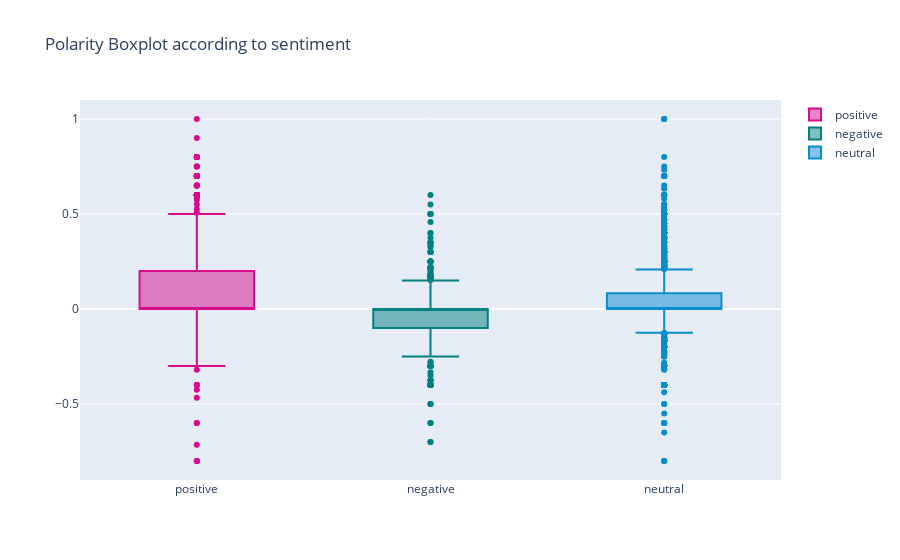

The code cell stored with this chart in its notebook:
### Code cell
y0 = df.loc[df['sentiment'] == 'positive']['polarity']
y1 = df.loc[df['sentiment'] == 'negative']['polarity']
y2 = df.loc[df['sentiment'] == 'neutral']['polarity']

trace0 = go.Box(
    y=y0,
    name='positive',
    marker=dict(
        color='rgb(214, 12, 140)',
    )
)
trace1 = go.Box(
    y=y1,
    name='negative',
    marker=dict(
        color='rgb(0, 128, 128)',
    )
)
trace2 = go.Box(
    y=y2,
    name='neutral',
    marker=dict(
        color='rgb(10, 140, 208)',
    )
)
data = [trace0, trace1, trace2]
layout = go.Layout(
    title="Polarity Boxplot according to sentiment"
)

go.Figure(data=data, layout=layout)

### Figure 1 — Plotly figure (JSON) as saved in the notebook; plotly's stock layout.template omitted (floating-point values rounded to 4 significant figures; data arrays with more than 128 entries replaced by an {"elided": "..."} marker saying what was removed)
{"data": [{"marker": {"color": "rgb(214, 12, 140)"}, "name": "positive", "type": "box", "y": {"elided": "1363 float values"}}, {"marker": {"color": "rgb(0, 128, 128)"}, "name": "negative", "type": "box", "y": {"elided": "604 float values"}}, {"marker": {"color": "rgb(10, 140, 208)"}, "name": "neutral", "type": "box", "y": {"elided": "2879 float values"}}], "layout": {"title": {"text": "Polarity Boxplot according to sentiment"}}}
